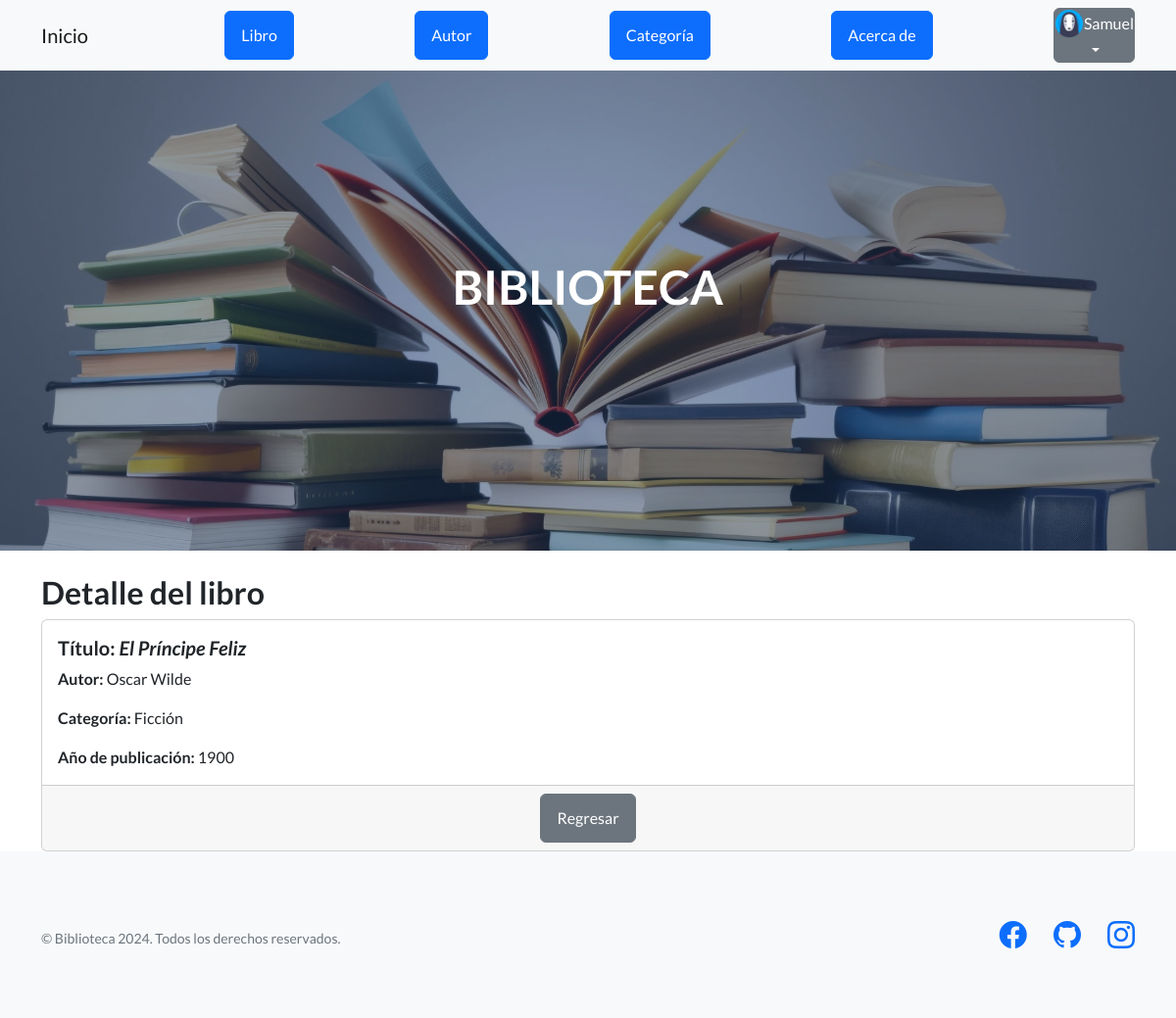
/libro/16 (signed in), run on the app's committed database.
### AppSamuel/models.py (models this page shows, shortened)
class Libro(models.Model):
    titulo = models.CharField(max_length=200, verbose_name="Título")
    autor = models.ForeignKey(Autor, on_delete=models.CASCADE, null=True, blank=True)
    categoria = models.ForeignKey(Categoria, on_delete=models.CASCADE, null=True, blank=True)
    año_de_publicacion = models.IntegerField()

class Autor(models.Model):
    nombre = models.CharField(max_length=100)
    apellido = models.CharField(max_length=100)

class Categoria(models.Model):
    categoria = models.CharField(max_length=100)

### AppSamuel/views.py (the view)
# urls.py: path('libro/<int:pk>',views.LibroDetailView.as_view(), name='DetalleLibro'),
class LibroDetailView(LoginRequiredMixin, DetailView):
    model = Libro
    template_name = "AppSamuel/libro_detalle.html"

### AppSamuel/templates/AppSamuel/libro_detalle.html (shortened to what this page needs)
{% extends 'AppSamuel/base.html' %}
{% load static %}
{% block main %}
<div class="container mt-4">
    <h2>Detalle del libro</h2>
    <div class="card">
        <div class="card-body">
            <h5 class="card-title">Título: <i>{{ libro.titulo }}</i></h5>
            <p class="card-text"><strong>Autor:</strong> {{ libro.autor.nombre }} {{ libro.autor.apellido }}</p>
            <p class="card-text"><strong>Categoría:</strong> {{ libro.categoria.categoria }}</p>
            <p class="card-text"><strong>Año de publicación:</strong> {{ libro.año_de_publicacion }}</p>
        </div>
        <div class="card-footer text-center">
            <a href="{% url 'ListaLibros' %}" class="btn btn-secondary">Regresar</a>
        </div>
    </div>
</div>
{% endblock main %}

### AppSamuel/templates/AppSamuel/base.html (shortened to what this page needs)
<!DOCTYPE html>
<html lang="es">
    {% load static %}
    <head>
        <link href="https://cdn.jsdelivr.net/npm/bootstrap-icons@1.5.0/font/bootstrap-icons.css" rel="stylesheet" type="text/css" />
        <link href="{% static 'AppSamuel/css/styles.css' %}" rel="stylesheet" />
    </head>
    <body>
        <nav class="navbar navbar-light bg-light static-top">
            <div class="container">
                <a class="navbar-brand" href="{% url 'Inicio' %}">Inicio</a>
                <a class="btn btn-primary" href="{% url 'ListaLibros' %}">Libro</a>
                <a class="btn btn-primary" href="{% url 'ListaAutores' %}">Autor</a>
                <a class="btn btn-primary" href="{% url 'ListaCategorias' %}">Categoría</a>
                <a class="btn btn-primary" href="{% url 'About' %}">Acerca de</a>
                        {% if request.user.is_authenticated %}
                        <div class="dropdown">
                            <button class="btn btn-secondary dropdown-toggle" type="button" id="dropdownMenuButton1" data-bs-toggle="dropdown" aria-expanded="false" style="padding: 0; height: auto;">
                                <span style="display: flex; align-items: center;">
                                    {% if request.user.avatar.imagen %}
                                        <img src="{{ user.avatar.imagen.url }}" alt="Avatar del usuario" height="30" width="30" style="margin-right: 5px;">
                                    {% else %}
                                        <img src="{% static 'AppSamuel/avatares/avatar-default.png' %}" alt="Avatar por defecto" height="30" width="30">
                                    {% endif %}
                                    {{ request.user.username }}
                                </span>
                            </button>
                        </div>
                    {% endif %}
                </div>
        </nav>
        <header class="masthead">
            <div class="container position-relative">
                <div class="row justify-content-center">
                    <div class="col-xl-6">
                        <div class="text-center text-white">
                            <h1 class="mb-5">BIBLIOTECA</h1>
                        </div>
                    </div>
                </div>
            </div>
        </header>
            {% block main %}
            {% endblock main %}
        <footer class="footer bg-light">
            <div class="container">
                <div class="row">
                    <div class="col-lg-6 h-100 text-center text-lg-start my-auto">
                        <p class="text-muted small mb-4 mb-lg-0">&copy; Biblioteca 2024. Todos los derechos reservados.</p>
                    </div>
                    <div class="col-lg-6 h-100 text-center text-lg-end my-auto">
                        <ul class="list-inline mb-0">
                            <li class="list-inline-item me-4">
                                <a href="https://www.facebook.com/maydanasamuel/" aria-label="Facebook"><i class="bi-facebook fs-3"></i></a>
                            </li>
                            <li class="list-inline-item me-4">
                                <a href="https://github.com/Samuelmaydana1" aria-label="GitHub"><i class="bi-github fs-3"></i></a>
                            </li>
                            <li class="list-inline-item">
                                <a href="https://www.instagram.com/samuelmaydana/" aria-label="Instagram"><i class="bi-instagram fs-3"></i></a>
                            </li>
                        </ul>
                    </div>
                </div>
            </div>
        </footer>
    </body>
</html>

### data on the page
Libro: titulo "El Príncipe Feliz", autor.nombre "Oscar", autor.apellido "Wilde", categoria.categoria "Ficción", año_de_publicacion "1900"

### other printed values
{{ request.user.username }} "Samuel"
